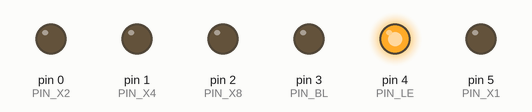
This sketch was run on a simulated Arduino Uno, built with avr-gcc and run on an emulated ATmega328P. On the bench: output pins drawn as LEDs (lit = HIGH).

Above: at 0.4 s.
At 2.0 s:
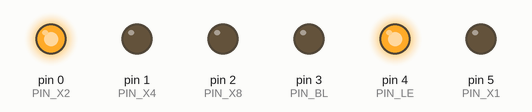
At 3.6 s:
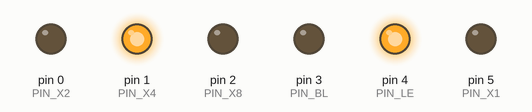
At 6.8 s:
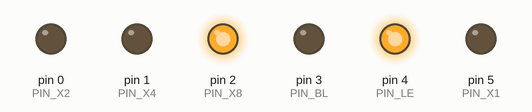
At 10.0 s:
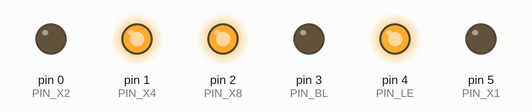
At 14.0 s:
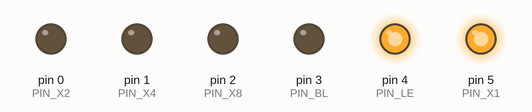
Timing chart, 0 to 14.7 s (numbered marks = the images above):
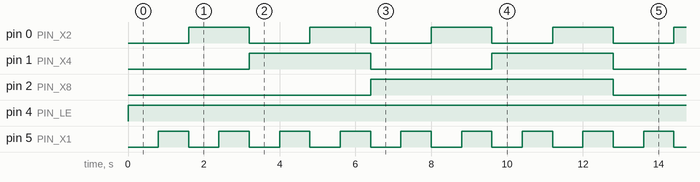

Measured:
- by itself, pin 0 (PIN_X2): alternates HIGH for 1.6 s and LOW for 1.6 s
- by itself, pin 1 (PIN_X4): alternates HIGH for 3.2 s and LOW for 3.2 s
- by itself, pin 2 (PIN_X8): alternates HIGH for 6.4 s and LOW for 6.4 s
- by itself, pin 4 (PIN_LE): LOW → HIGH at 0.00 s
- by itself, pin 5 (PIN_X1): alternates HIGH for 0.80 s and LOW for 0.80 s

The sketch:

HDSP0782-test.ino
```cpp
#include <Arduino.h>

const uint8_t PIN_X1 = 5; // Input 1 -> IO5
const uint8_t PIN_X2 = 0; // Input 2 -> IO0
const uint8_t PIN_X4 = 1; // Input 4 -> IO1
const uint8_t PIN_X8 = 2; // Input 8 -> IO2
const uint8_t PIN_BL = 3; // Blanking Control -> IO3
const uint8_t PIN_LE = 4; // Latch Enable -> IO4

// Kiírás a kijelzőre
void writeToDisplay(uint8_t number, bool blank)
{
    digitalWrite(PIN_BL, blank ? HIGH : LOW);
    digitalWrite(PIN_LE, LOW);
    digitalWrite(PIN_X1, number & 0x01);
    digitalWrite(PIN_X2, (number >> 1) & 0x01);
    digitalWrite(PIN_X4, (number >> 2) & 0x01);
    digitalWrite(PIN_X8, (number >> 3) & 0x01);
    digitalWrite(PIN_LE, HIGH);
}

void setup()
{
    pinMode(PIN_X1, OUTPUT);
    pinMode(PIN_X2, OUTPUT);
    pinMode(PIN_X4, OUTPUT);
    pinMode(PIN_X8, OUTPUT);
    pinMode(PIN_BL, OUTPUT);
    pinMode(PIN_LE, OUTPUT);

    digitalWrite(PIN_LE, HIGH);
    digitalWrite(PIN_BL, LOW);
}

void loop()
{
    // (0-9, A-F)
    for (uint8_t i = 0; i <= 15; i++)
    {
        writeToDisplay(i, false);
        delay(800);
    }
}
```
